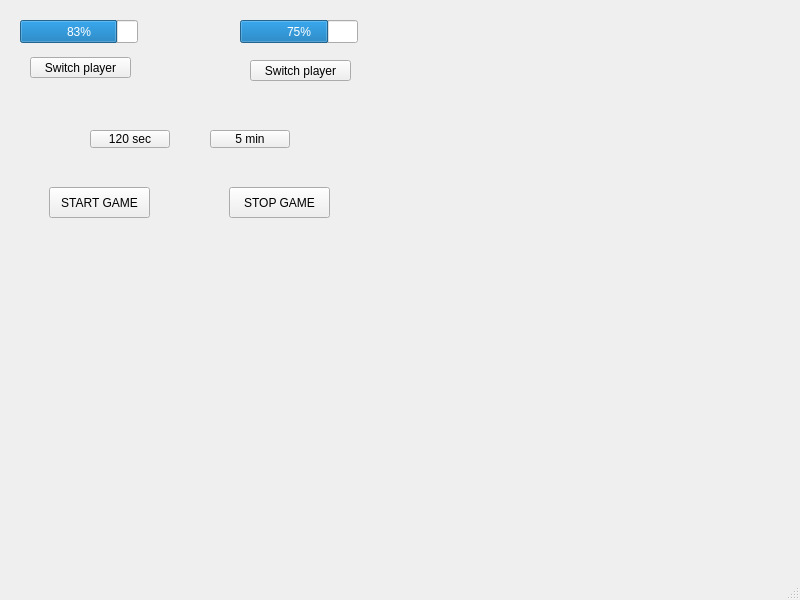
<?xml version="1.0" encoding="UTF-8"?>
<ui version="4.0">
 <class>MainWindow</class>
 <widget class="QMainWindow" name="MainWindow">
  <property name="geometry">
   <rect>
    <x>0</x>
    <y>0</y>
    <width>800</width>
    <height>600</height>
   </rect>
  </property>
  <property name="windowTitle">
   <string>MainWindow</string>
  </property>
  <widget class="QWidget" name="centralwidget">
   <widget class="QProgressBar" name="Aika1">
    <property name="geometry">
     <rect>
      <x>20</x>
      <y>20</y>
      <width>118</width>
      <height>23</height>
     </rect>
    </property>
    <property name="value">
     <number>83</number>
    </property>
   </widget>
   <widget class="QProgressBar" name="Aika2">
    <property name="geometry">
     <rect>
      <x>240</x>
      <y>20</y>
      <width>118</width>
      <height>23</height>
     </rect>
    </property>
    <property name="value">
     <number>75</number>
    </property>
   </widget>
   <widget class="QPushButton" name="Pelaaja1">
    <property name="geometry">
     <rect>
      <x>30</x>
      <y>57</y>
      <width>101</width>
      <height>21</height>
     </rect>
    </property>
    <property name="text">
     <string>Switch player</string>
    </property>
   </widget>
   <widget class="QPushButton" name="Pelaaja2">
    <property name="geometry">
     <rect>
      <x>250</x>
      <y>60</y>
      <width>101</width>
      <height>21</height>
     </rect>
    </property>
    <property name="text">
     <string>Switch player</string>
    </property>
   </widget>
   <widget class="QPushButton" name="AloitaPeli1">
    <property name="geometry">
     <rect>
      <x>49</x>
      <y>187</y>
      <width>101</width>
      <height>31</height>
     </rect>
    </property>
    <property name="text">
     <string>START GAME</string>
    </property>
   </widget>
   <widget class="QPushButton" name="AloitaPeli2">
    <property name="geometry">
     <rect>
      <x>229</x>
      <y>187</y>
      <width>101</width>
      <height>31</height>
     </rect>
    </property>
    <property name="text">
     <string>STOP GAME</string>
    </property>
   </widget>
   <widget class="QPushButton" name="Sekuntikello">
    <property name="geometry">
     <rect>
      <x>90</x>
      <y>130</y>
      <width>80</width>
      <height>18</height>
     </rect>
    </property>
    <property name="text">
     <string>120 sec</string>
    </property>
   </widget>
   <widget class="QPushButton" name="Minuuttikello">
    <property name="geometry">
     <rect>
      <x>210</x>
      <y>130</y>
      <width>80</width>
      <height>18</height>
     </rect>
    </property>
    <property name="text">
     <string>5 min</string>
    </property>
   </widget>
  </widget>
  <widget class="QMenuBar" name="menubar">
   <property name="geometry">
    <rect>
     <x>0</x>
     <y>0</y>
     <width>800</width>
     <height>17</height>
    </rect>
   </property>
  </widget>
  <widget class="QStatusBar" name="statusbar"/>
 </widget>
 <resources/>
 <connections/>
</ui>
